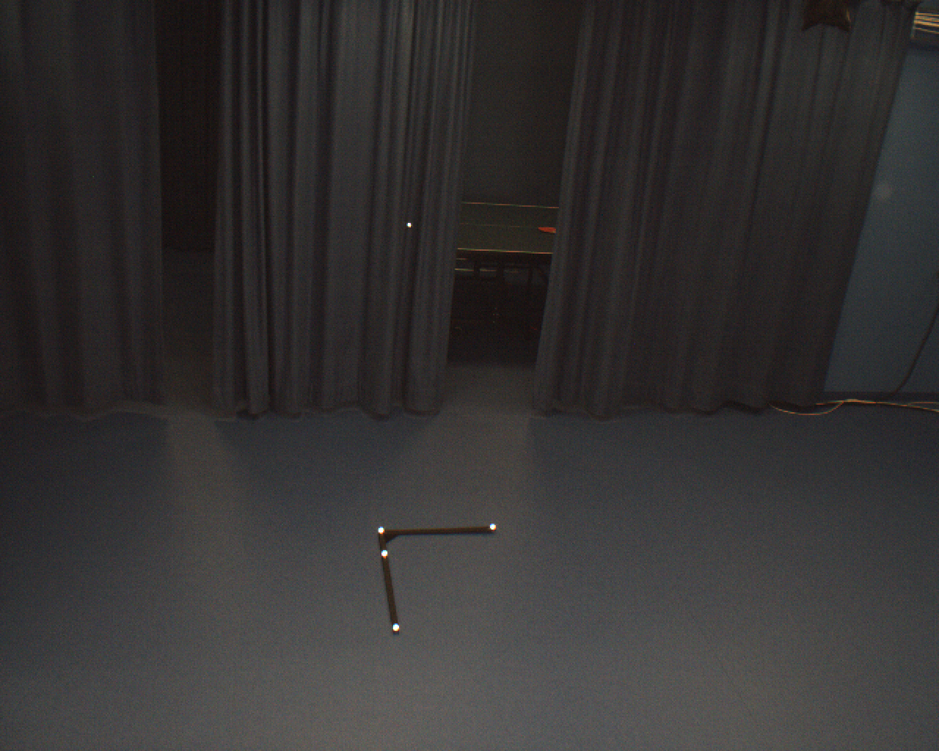
#> input picture Calibration/opptak/hoyre.ppm, 939 x 751 px, shrunk from 1280 x 1024 before the run; its folder holds only this picture in this run
$ python marker.py
#> lines starting #> are read from the running program, lines starting #| are printed output that depends on the picture; after the words box and inside, x2 and y2 are one past the last pixel; in counts of white or black regions, pixels touching at a corner belong together
import cv2
import os
import numpy as np
import json


def process_image(image_path):
#> called with image_path = 'opptak/hoyre.ppm'
    image = cv2.imread(image_path)
#> image is the input picture: shape (751, 939, 3); mean B, G, R 49.9, 50, 52.2

    gray = cv2.cvtColor(image, cv2.COLOR_BGR2GRAY)

    _, thresh = cv2.threshold(gray, 250, 255, cv2.THRESH_BINARY)
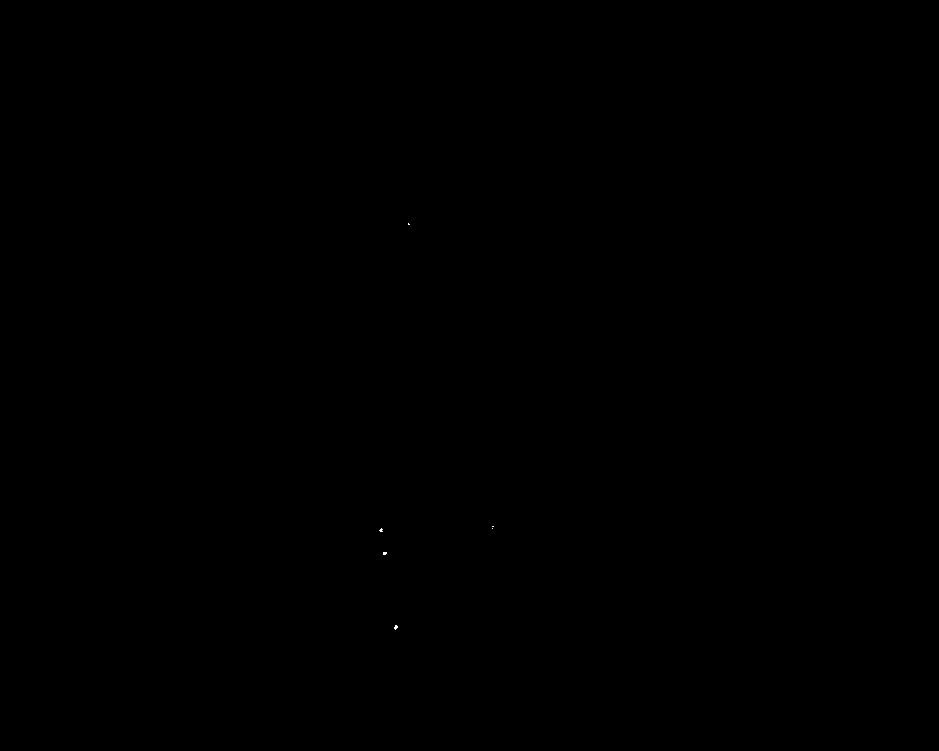
#> thresh: shape (751, 939); 0.01% white in thin lines or dots, all inside (x1, y1, x2, y2) = (379, 223, 494, 630)

    contours, _ = cv2.findContours(thresh, cv2.RETR_EXTERNAL, cv2.CHAIN_APPROX_SIMPLE)
#> contours = 6 contours, all with area under 20

    marker_centers = []
    for contour in contours:
        x, y, w, h = cv2.boundingRect(contour)
        center_x = x + w // 2
        center_y = y + h // 2
        # cv2.rectangle(image, (x, y), (x + w, y + h), (0, 255, 0), 2)
        cv2.circle(image, (center_x, center_y), 5, (255, 0, 0), -1)
        marker_centers.append({'x': center_x, 'y': center_y})
#> this loop made 6 passes
#> (x, y, w, h, center_x, center_y) on passes 1 to 4: (394, 625, 4, 5, 396, 627), (383, 552, 4, 3, 385, 553), (492, 528, 1, 1, 492, 528), (379, 528, 4, 4, 381, 530)
#> (contour, x, y, w, h, center_x, center_y) on passes 5 to 6: ([[492, 526], [493, 526]], 492, 526, 2, 1, 493, 526), ([[408, 223], [408, 224], [409, 224]], 408, 223, 2, 2, 409, 224)
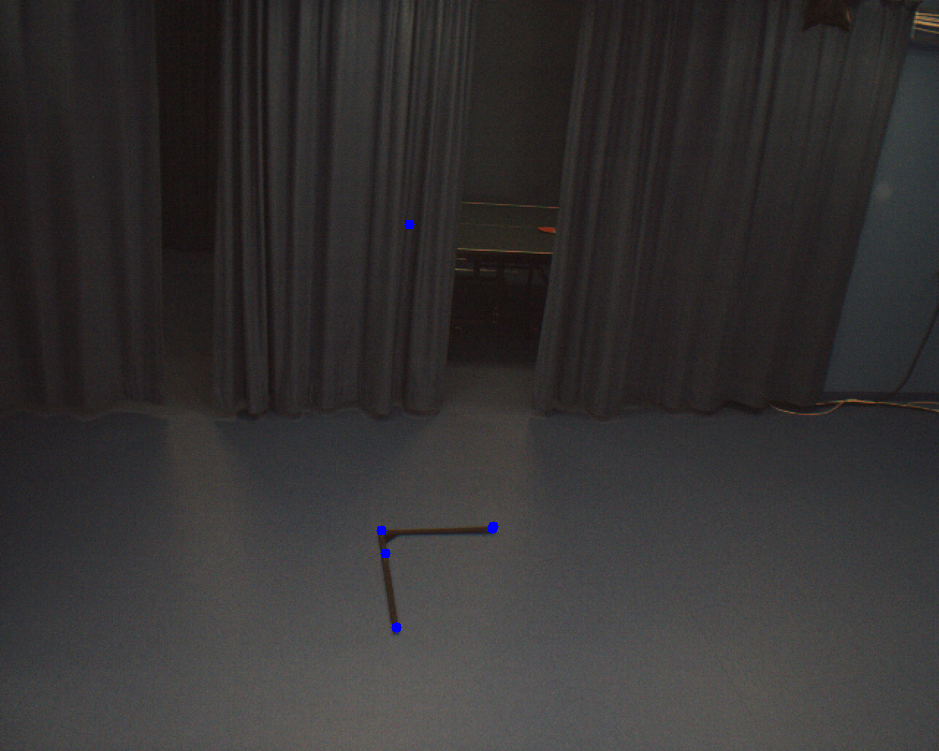
#> image: shape (751, 939, 3); 0.06% of pixels changed, all inside (x1, y1, x2, y2) = (376, 219, 499, 633)
#> after the loop, marker_centers = 6 items

    cv2.imshow('Markers Detected', image)
    cv2.waitKey(0)  # Wait for a key press to continue
    cv2.destroyAllWindows()

    return marker_centers


folder_path = 'opptak/'

image_files = [f for f in os.listdir(folder_path) if f.endswith(('.raw', '.pgm', '.ppm'))]

image_markers = {}
for file in image_files:
    centers = process_image(os.path.join(folder_path, file))
    image_markers[file] = centers

with open('markers.json', 'w') as json_file:
    json.dump(image_markers, json_file, indent=4)

print("Processing complete!")

$ run again, on Calibration/opptak/midten.ppm
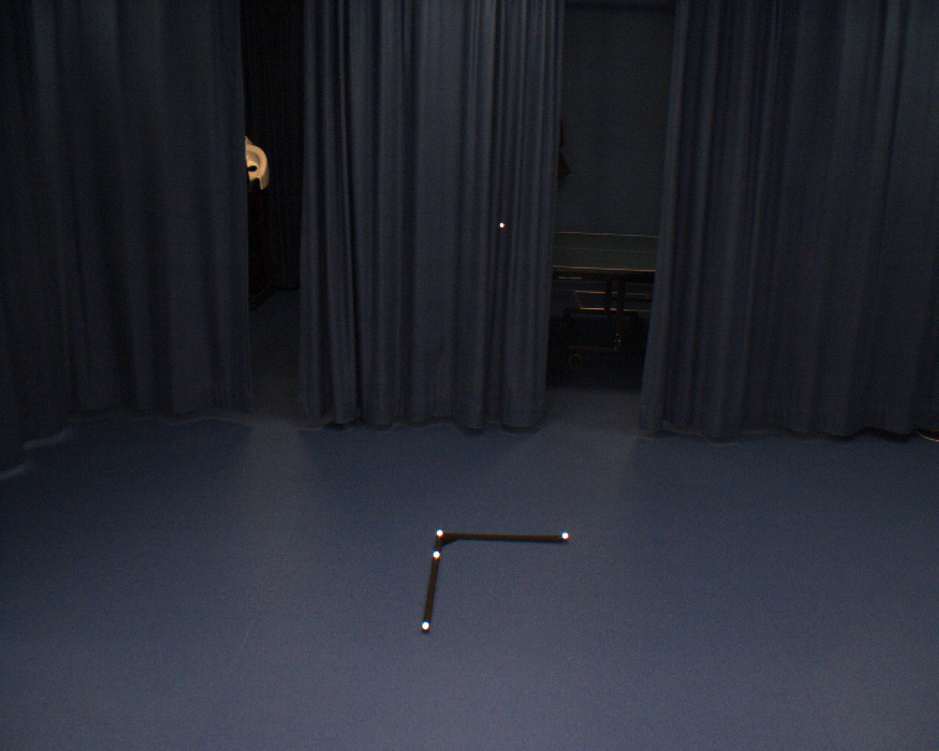
#> input picture Calibration/opptak/midten.ppm, 939 x 751 px, shrunk from 1280 x 1024 before the run
#> in process_image, image is the input picture: shape (751, 939, 3); mean B, G, R 50.7, 41.1, 38.4
#> thresh: shape (751, 939); 0.01% white in thin lines or dots, all inside (x1, y1, x2, y2) = (423, 225, 567, 628)
#> contours = 5 contours, all with area under 20
#> the loop in process_image, `for contour in contours:` made 5 passes
#> (x, y, w, h, center_x, center_y) on passes 1 to 5: (423, 624, 5, 4, 425, 626), (435, 552, 3, 5, 436, 554), (564, 534, 3, 4, 565, 536), (438, 531, 3, 4, 439, 533), (501, 225, 1, 1, 501, 225)
#> after the loop in process_image, `for contour in contours:`:
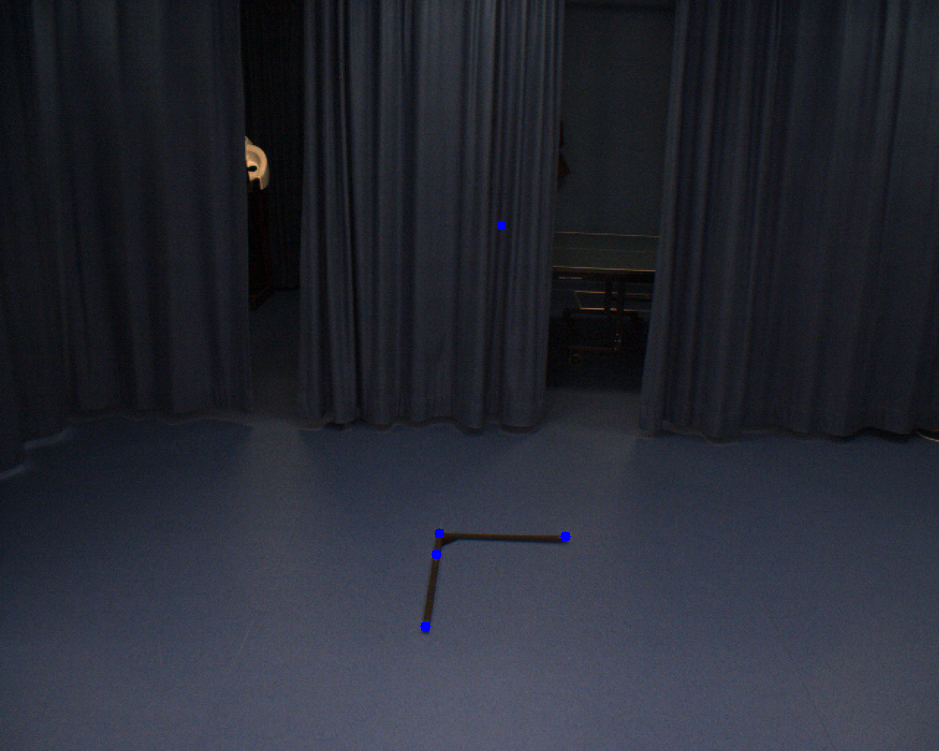
#> image: shape (751, 939, 3); 0.06% of pixels changed, all inside (x1, y1, x2, y2) = (420, 220, 571, 632)
#> after the loop in process_image, `for contour in contours:`: marker_centers = 5 items

$ run again, on Calibration/opptak/venstre.ppm
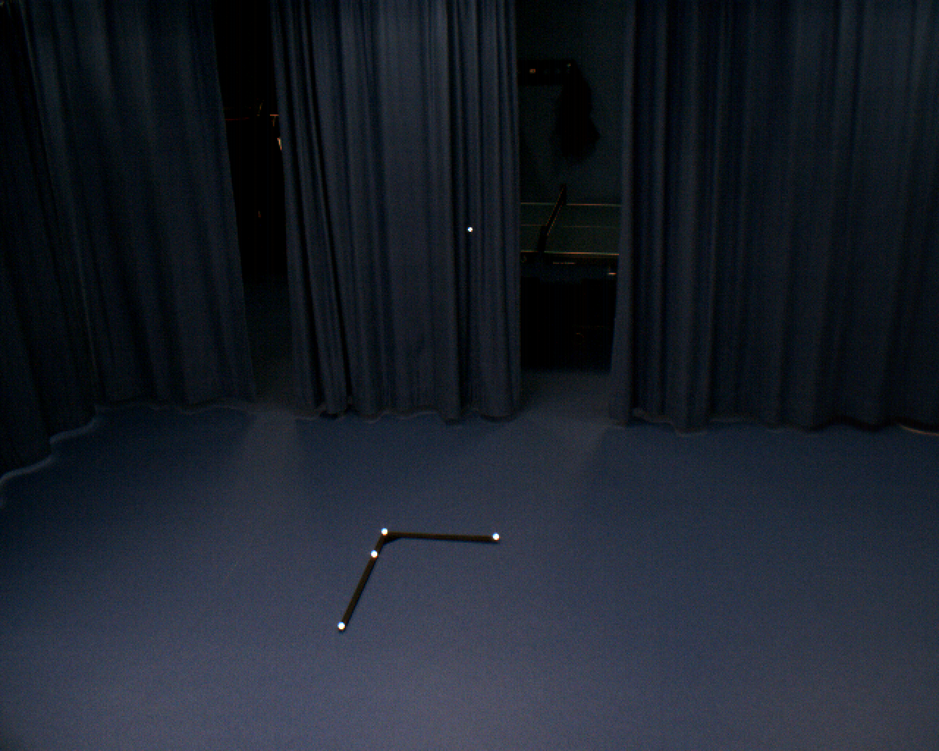
#> input picture Calibration/opptak/venstre.ppm, 939 x 751 px, shrunk from 1280 x 1024 before the run
#> in process_image, image is the input picture: shape (751, 939, 3); mean B, G, R 42.4, 32.5, 26.7
#> in process_image, `gray = cv2.cvtColor(image, cv2.COLOR_BGR2GRAY)`:
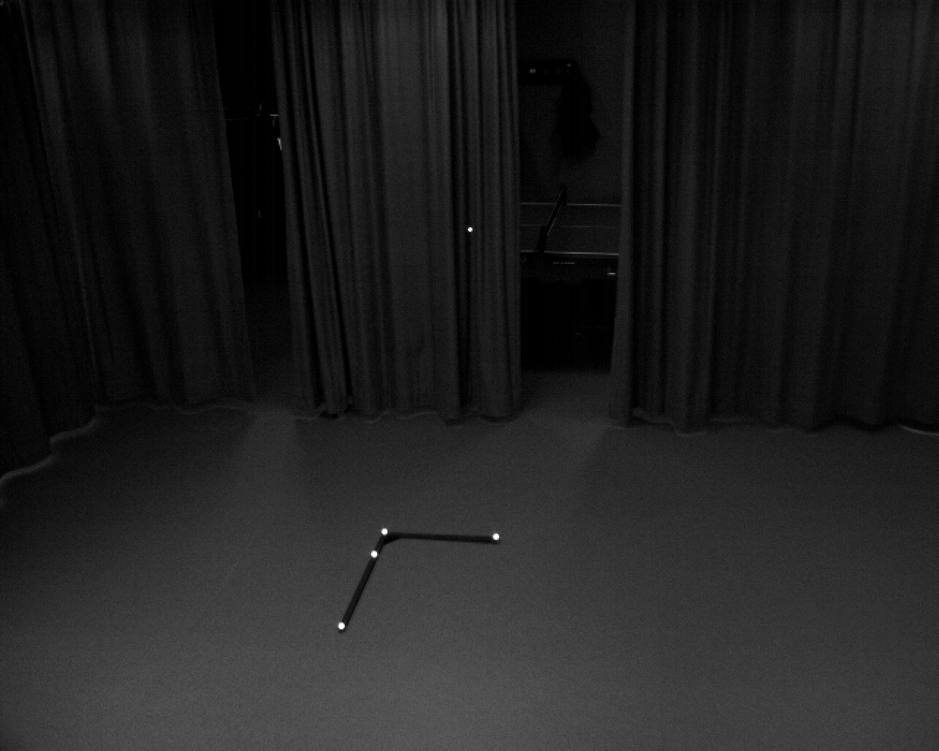
#> gray: shape (751, 939); min 0, max 255, mean 31.9
#> thresh: shape (751, 939); 0.01% white in thin lines or dots, all inside (x1, y1, x2, y2) = (339, 228, 498, 629)
#> contours = 5 contours, all with area under 20
#> the loop in process_image, `for contour in contours:` made 5 passes
#> (x, y, w, h, center_x, center_y) on passes 1 to 4: (339, 624, 4, 5, 341, 626), (372, 552, 5, 4, 374, 554), (495, 534, 3, 5, 496, 536), (383, 530, 4, 3, 385, 531)
#> after the loop in process_image, `for contour in contours:`:
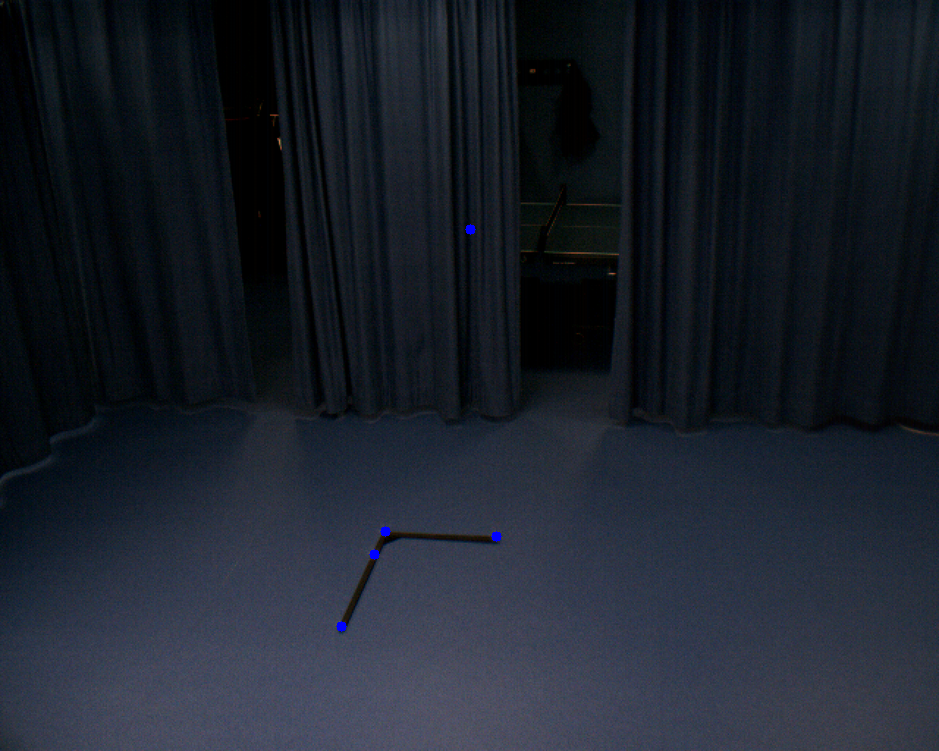
#> image: shape (751, 939, 3); 0.06% of pixels changed, all inside (x1, y1, x2, y2) = (336, 224, 502, 632)
#> after the loop in process_image, `for contour in contours:`: marker_centers = 5 items
